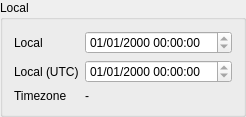
                     <widget class="QGroupBox" name="groupBox_11">
                      <property name="sizePolicy">
                       <sizepolicy hsizetype="Expanding" vsizetype="Preferred">
                        <horstretch>0</horstretch>
                        <verstretch>0</verstretch>
                       </sizepolicy>
                      </property>
                      <property name="title">
                       <string>Local</string>
                      </property>
                      <layout class="QGridLayout" name="gridLayout_4">
                       <item row="0" column="0">
                        <widget class="QLabel" name="label_8">
                         <property name="text">
                          <string>Local</string>
                         </property>
                        </widget>
                       </item>
                       <item row="0" column="2">
                        <widget class="QDateTimeEdit" name="dtLocal">
                         <property name="sizePolicy">
                          <sizepolicy hsizetype="Expanding" vsizetype="Fixed">
                           <horstretch>0</horstretch>
                           <verstretch>0</verstretch>
                          </sizepolicy>
                         </property>
                         <property name="readOnly">
                          <bool>true</bool>
                         </property>
                         <property name="displayFormat">
                          <string>dd/MM/yyyy HH:mm:ss   </string>
                         </property>
                        </widget>
                       </item>
                       <item row="1" column="0" colspan="2">
                        <widget class="QLabel" name="label_10">
                         <property name="text">
                          <string>Local (UTC)</string>
                         </property>
                        </widget>
                       </item>
                       <item row="1" column="2">
                        <widget class="QDateTimeEdit" name="dtLocalUTC">
                         <property name="sizePolicy">
                          <sizepolicy hsizetype="Expanding" vsizetype="Fixed">
                           <horstretch>0</horstretch>
                           <verstretch>0</verstretch>
                          </sizepolicy>
                         </property>
                         <property name="readOnly">
                          <bool>true</bool>
                         </property>
                         <property name="displayFormat">
                          <string>dd/MM/yyyy HH:mm:ss   </string>
                         </property>
                        </widget>
                       </item>
                       <item row="2" column="2">
                        <widget class="QLabel" name="lblLocalTZ">
                         <property name="text">
                          <string>-</string>
                         </property>
                        </widget>
                       </item>
                       <item row="2" column="0" colspan="2">
                        <widget class="QLabel" name="label_7">
                         <property name="text">
                          <string>Timezone</string>
                         </property>
                        </widget>
                       </item>
                      </layout>
                     </widget>
